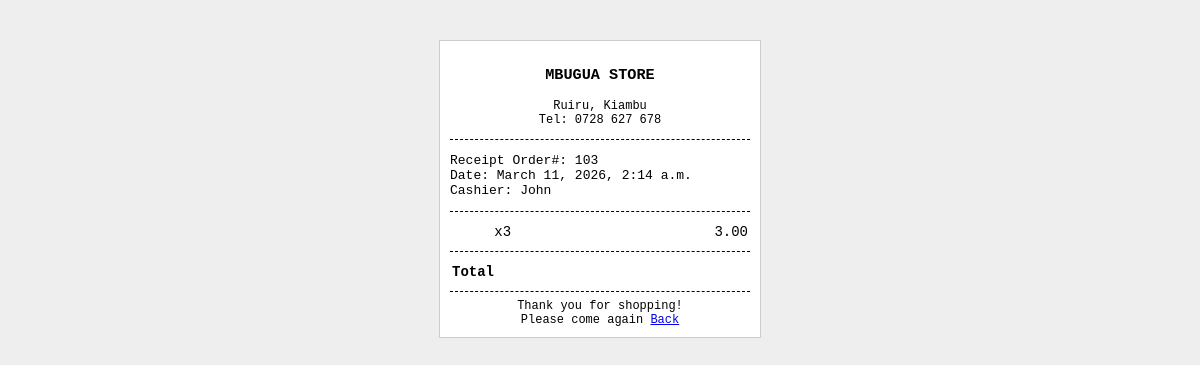
The page /receipt on the database its author committed.
### demoapp/models.py (models this page shows)
class Order(models.Model):
    PAYMENT_STATUS_CHOICES = [
        ('pending', 'Pending'),
        ('paid', 'Paid'),
        ('failed', 'Failed'),
        ('refunded', 'Refunded'),
    ]
    DELIVERY_STATUS_CHOICES = [
        ('pending', 'Pending'),
        ('processing', 'Processing'),
        ('shipped', 'Shipped'),
        ('delivered', 'Delivered'),
        ('cancelled', 'Cancelled'),
    ]
    user = models.ForeignKey(User, on_delete=models.SET_NULL, null=True, blank=True)
    first_name = models.CharField(max_length=100,blank=True, null=True)
    last_name = models.CharField(max_length=100,blank=True, null=True)
    email = models.EmailField(blank=True, null=True)
    phone = models.CharField(max_length=20,blank=True, null=True)
    country = models.CharField(max_length=100,blank=True, null=True)
    address = models.CharField(max_length=255,blank=True, null=True)
    city = models.CharField(max_length=100,blank=True, null=True)
    state = models.CharField(max_length=100,blank=True, null=True)
    zip_code = models.CharField(max_length=20,blank=True, null=True)
    subtotal = models.DecimalField(max_digits=10, decimal_places=2)
    total = models.DecimalField(max_digits=10, decimal_places=2)
    payment_method = models.CharField(max_length=20)
    is_paid = models.BooleanField(default=False)
    delivery_fee = models.DecimalField(max_digits=10, decimal_places=2, default=0,blank=True, null=True)
    payment_status = models.CharField(
        max_length=20,
        choices=PAYMENT_STATUS_CHOICES,
        default='pending',
        blank=True, null=True
    )
    delivery_status = models.CharField(
        max_length=20,
        choices=DELIVERY_STATUS_CHOICES,
        default='pending',
        blank=True, null=True
    )
    payment_reference = models.CharField(max_length=100, null=True, blank=True)
    payment_date = models.DateTimeField(null=True, blank=True)
    checkout_request_id = models.CharField(max_length=100, null=True, blank=True)
    is_pos = models.BooleanField(default=False)
    created_at = models.DateTimeField(auto_now_add=True)

class OrderItem(models.Model):
    order = models.ForeignKey(Order, on_delete=models.CASCADE, related_name="items")
    product = models.ForeignKey(Product, on_delete=models.SET_NULL, null=True)
    price = models.DecimalField(max_digits=10, decimal_places=2)
    cost_price = models.DecimalField(max_digits=10, decimal_places=2, default=0)
    quantity = models.PositiveIntegerField()

### demoapp/views.py (the view)
# urls.py: path("receipt",views.receipt,name="receipt"),
def receipt(request):
    order = Order.objects.order_by("-created_at").first()
    context = {
        "order": order
    }
    return render(request,'receipt.html',context)

### demoapp/context_processors.py (called while the page is built)
def product_list(request):
    return {
        "product_list": Product.objects.all()
    }

def favorite_count(request):
    count = 0
    if request.user.is_authenticated:
        count = Favorite.objects.filter(user=request.user).count()
    return {
        "favorite_count": count
    }

def cart_total(request):
    cart = request.session.get('cart', {})
    subtotal = 0
    cart_count = 0
    for item in cart.values():
        subtotal += Decimal(item['price']) * item['quantity']
        cart_count += item['quantity']
    return {
        "subtotal": subtotal,
        "cart_count": cart_count
    }

### templates/receipt.html (shortened to what this page needs)
<!DOCTYPE html>
<html>
<head>
</head>
<body>
<div class="receipt">
<div class="center">
<h3>MBUGUA STORE</h3>
<p class="small">
Ruiru, Kiambu<br>
Tel: 0728 627 678
</p>
</div>
<hr>
<p>
Receipt Order#: {{ order.id }}<br>
Date: {{ order.created_at }}<br>
Cashier: John
</p>
<hr>
<table>
    {% for item in order.items.all %}
        <tr>
        <td align="center">x{{ item.quantity }}</td>
        <td align="right">{{ item.price }}</td>
        </tr>
    {% endfor %}
</table>
<hr>
<table>
<tr class="total">
<td>Total</td>
</tr>
</table>
<hr>
<div class="center small">
Thank you for shopping!<br>
Please come again
 <a href="{% url 'pos' %}">Back</a>
</div>
</div>
</body>
</html>

### templates/receipt.html (style rules this page uses)
body { font-family: monospace; background:#eee; }
.receipt { width:300px; background:white; margin:40px auto; padding:10px; border:1px solid #ccc; }
.center { text-align:center; }
hr { border:none; border-top:1px dashed black; }
table { width:100%; font-size:14px; }
td { padding:3px 0; }
.total { font-weight:bold; }
.small { font-size:12px; }

### rows shown on the page
Order: id "103", created_at "March 11, 2026, 2:14 a.m."
OrderItem: quantity "3", price "3.00"
